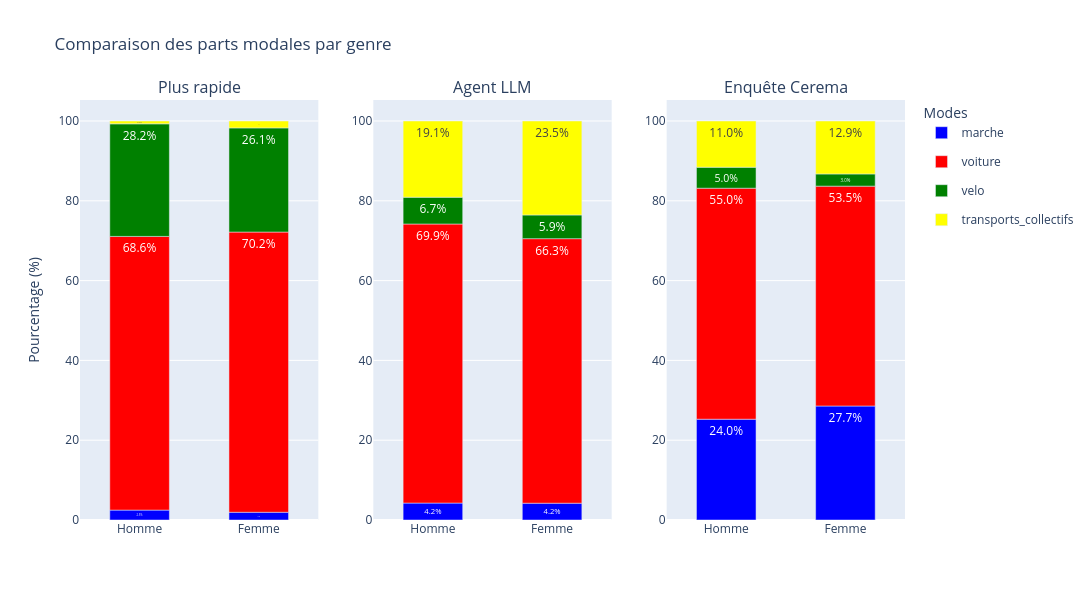

Source (notebook cell):
### Code cell
bar_graph(moves, cerema["parts_modales_2023"]["genre"], "Comparaison des parts modales par genre", x_name="Genre")

### Figure 1 — Plotly figure (JSON) as saved in the notebook; plotly's stock layout.template omitted (floating-point values rounded to 4 significant figures)
{"data": [{"legendgroup": "marche", "marker": {"color": "blue"}, "name": "marche", "showlegend": true, "text": ["2.4752475247524752", "1.9337016574585635"], "textposition": "inside", "texttemplate": "%{text:.1f}%", "type": "bar", "x": ["Homme", "Femme"], "xaxis": "x", "y": [35, 28], "yaxis": "y"}, {"legendgroup": "voiture", "marker": {"color": "red"}, "name": "voiture", "showlegend": true, "text": ["68.5997171145686", "70.23480662983425"], "textposition": "inside", "texttemplate": "%{text:.1f}%", "type": "bar", "x": ["Homme", "Femme"], "xaxis": "x", "y": [970, 1017], "yaxis": "y"}, {"legendgroup": "velo", "marker": {"color": "green"}, "name": "velo", "showlegend": true, "text": ["28.217821782178216", "26.10497237569061"], "textposition": "inside", "texttemplate": "%{text:.1f}%", "type": "bar", "x": ["Homme", "Femme"], "xaxis": "x", "y": [399, 378], "yaxis": "y"}, {"legendgroup": "transports_collectifs", "marker": {"color": "yellow"}, "name": "transports_collectifs", "showlegend": true, "text": ["0.7072135785007072", "1.7265193370165748"], "textposition": "inside", "texttemplate": "%{text:.1f}%", "type": "bar", "x": ["Homme", "Femme"], "xaxis": "x", "y": [10, 25], "yaxis": "y"}, {"legendgroup": "marche", "marker": {"color": "blue"}, "name": "marche", "showlegend": false, "text": ["4.243281471004243", "4.212707182320442"], "textposition": "inside", "texttemplate": "%{text:.1f}%", "type": "bar", "x": ["Homme", "Femme"], "xaxis": "x2", "y": [60, 61], "yaxis": "y2"}, {"legendgroup": "voiture", "marker": {"color": "red"}, "name": "voiture", "showlegend": false, "text": ["69.94342291371994", "66.29834254143645"], "textposition": "inside", "texttemplate": "%{text:.1f}%", "type": "bar", "x": ["Homme", "Femme"], "xaxis": "x2", "y": [989, 960], "yaxis": "y2"}, {"legendgroup": "velo", "marker": {"color": "green"}, "name": "velo", "showlegend": false, "text": ["6.718528995756719", "5.939226519337017"], "textposition": "inside", "texttemplate": "%{text:.1f}%", "type": "bar", "x": ["Homme", "Femme"], "xaxis": "x2", "y": [95, 86], "yaxis": "y2"}, {"legendgroup": "transports_collectifs", "marker": {"color": "yellow"}, "name": "transports_collectifs", "showlegend": false, "text": ["19.094766619519092", "23.549723756906076"], "textposition": "inside", "texttemplate": "%{text:.1f}%", "type": "bar", "x": ["Homme", "Femme"], "xaxis": "x2", "y": [270, 341], "yaxis": "y2"}, {"legendgroup": "marche", "marker": {"color": "blue"}, "name": "marche", "showlegend": false, "text": ["24.0", "27.722772277227726"], "textposition": "inside", "texttemplate": "%{text:.1f}%", "type": "bar", "x": ["Homme", "Femme"], "xaxis": "x3", "y": [24, 28], "yaxis": "y3"}, {"legendgroup": "voiture", "marker": {"color": "red"}, "name": "voiture", "showlegend": false, "text": ["55.00000000000001", "53.46534653465347"], "textposition": "inside", "texttemplate": "%{text:.1f}%", "type": "bar", "x": ["Homme", "Femme"], "xaxis": "x3", "y": [55, 54], "yaxis": "y3"}, {"legendgroup": "velo", "marker": {"color": "green"}, "name": "velo", "showlegend": false, "text": ["5.0", "2.9702970297029703"], "textposition": "inside", "texttemplate": "%{text:.1f}%", "type": "bar", "x": ["Homme", "Femme"], "xaxis": "x3", "y": [5, 3], "yaxis": "y3"}, {"legendgroup": "transports_collectifs", "marker": {"color": "yellow"}, "name": "transports_collectifs", "showlegend": false, "text": ["11.0", "12.871287128712872"], "textposition": "inside", "texttemplate": "%{text:.1f}%", "type": "bar", "x": ["Homme", "Femme"], "xaxis": "x3", "y": [11, 13], "yaxis": "y3"}], "layout": {"annotations": [{"font": {"size": 16}, "showarrow": false, "text": "Plus rapide", "x": 0.1444, "xanchor": "center", "xref": "paper", "y": 1, "yanchor": "bottom", "yref": "paper"}, {"font": {"size": 16}, "showarrow": false, "text": "Agent LLM", "x": 0.5, "xanchor": "center", "xref": "paper", "y": 1, "yanchor": "bottom", "yref": "paper"}, {"font": {"size": 16}, "showarrow": false, "text": "Enquête Cerema", "x": 0.8556, "xanchor": "center", "xref": "paper", "y": 1, "yanchor": "bottom", "yref": "paper"}], "bargap": 0.5, "barmode": "relative", "barnorm": "percent", "height": 600, "legend": {"title": {"text": "Modes"}}, "title": {"text": "Comparaison des parts modales par genre"}, "width": 1300, "xaxis": {"anchor": "y", "categoryarray": ["Homme", "Femme"], "categoryorder": "array", "domain": [0, 0.2889], "showgrid": false, "type": "category"}, "xaxis2": {"anchor": "y2", "categoryarray": ["Homme", "Femme"], "categoryorder": "array", "domain": [0.3556, 0.6444], "showgrid": false, "type": "category"}, "xaxis3": {"anchor": "y3", "categoryarray": ["Homme", "Femme"], "categoryorder": "array", "domain": [0.7111, 1], "showgrid": false, "type": "category"}, "yaxis": {"anchor": "x", "domain": [0, 1], "title": {"text": "Pourcentage (%)"}}, "yaxis2": {"anchor": "x2", "domain": [0, 1]}, "yaxis3": {"anchor": "x3", "domain": [0, 1]}}}
